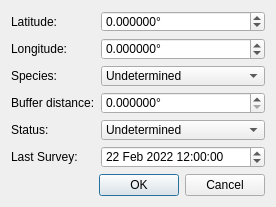
<?xml version="1.0" encoding="UTF-8"?>
<ui version="4.0">
 <class>NewRaptorDialogBase</class>
 <widget class="QDialog" name="NewRaptorDialogBase">
  <property name="geometry">
   <rect>
    <x>0</x>
    <y>0</y>
    <width>276</width>
    <height>207</height>
   </rect>
  </property>
  <property name="windowTitle">
   <string>Add New Raptor</string>
  </property>
  <layout class="QVBoxLayout" name="verticalLayout">
   <item>
    <layout class="QFormLayout" name="formLayout">
     <item row="0" column="0">
      <widget class="QLabel" name="latitudeLabel">
       <property name="text">
        <string>Latitude:</string>
       </property>
      </widget>
     </item>
     <item row="0" column="1">
      <widget class="QgsDoubleSpinBox" name="spb_lat">
       <property name="minimumSize">
        <size>
         <width>120</width>
         <height>20</height>
        </size>
       </property>
       <property name="suffix">
        <string>°</string>
       </property>
       <property name="decimals">
        <number>6</number>
       </property>
       <property name="minimum">
        <double>-90.000000000000000</double>
       </property>
       <property name="maximum">
        <double>90.000000000000000</double>
       </property>
       <property name="singleStep">
        <double>0.001000000000000</double>
       </property>
      </widget>
     </item>
     <item row="1" column="0">
      <widget class="QLabel" name="longitudeLabel">
       <property name="text">
        <string>Longitude:</string>
       </property>
      </widget>
     </item>
     <item row="1" column="1">
      <widget class="QgsDoubleSpinBox" name="spb_lon">
       <property name="minimumSize">
        <size>
         <width>120</width>
         <height>20</height>
        </size>
       </property>
       <property name="suffix">
        <string>°</string>
       </property>
       <property name="decimals">
        <number>6</number>
       </property>
       <property name="minimum">
        <double>-180.000000000000000</double>
       </property>
       <property name="maximum">
        <double>180.000000000000000</double>
       </property>
       <property name="singleStep">
        <double>0.001000000000000</double>
       </property>
      </widget>
     </item>
     <item row="2" column="0">
      <widget class="QLabel" name="speciesLabel">
       <property name="text">
        <string>Species:</string>
       </property>
      </widget>
     </item>
     <item row="2" column="1">
      <widget class="QComboBox" name="cmb_species">
       <property name="minimumSize">
        <size>
         <width>120</width>
         <height>20</height>
        </size>
       </property>
       <item>
        <property name="text">
         <string>Undetermined</string>
        </property>
       </item>
       <item>
        <property name="text">
         <string>Red-tail Hawk</string>
        </property>
       </item>
       <item>
        <property name="text">
         <string>Swainsons Hawk</string>
        </property>
       </item>
       <item>
        <property name="text">
         <string>Northern Harrier</string>
        </property>
       </item>
      </widget>
     </item>
     <item row="3" column="0">
      <widget class="QLabel" name="bufferDistanceLabel">
       <property name="text">
        <string>Buffer distance:</string>
       </property>
      </widget>
     </item>
     <item row="3" column="1">
      <widget class="QgsDoubleSpinBox" name="spb_buffer">
       <property name="minimumSize">
        <size>
         <width>120</width>
         <height>20</height>
        </size>
       </property>
       <property name="suffix">
        <string>°</string>
       </property>
       <property name="decimals">
        <number>6</number>
       </property>
       <property name="maximum">
        <double>0.100000000000000</double>
       </property>
       <property name="singleStep">
        <double>0.001000000000000</double>
       </property>
      </widget>
     </item>
     <item row="4" column="0">
      <widget class="QLabel" name="statusLabel">
       <property name="text">
        <string>Status:</string>
       </property>
      </widget>
     </item>
     <item row="4" column="1">
      <widget class="QComboBox" name="cmb_status">
       <property name="minimumSize">
        <size>
         <width>120</width>
         <height>20</height>
        </size>
       </property>
       <item>
        <property name="text">
         <string>Undetermined</string>
        </property>
       </item>
       <item>
        <property name="text">
         <string>Active Nest</string>
        </property>
       </item>
       <item>
        <property name="text">
         <string>Inactive Nest</string>
        </property>
       </item>
       <item>
        <property name="text">
         <string>Fledged Nest</string>
        </property>
       </item>
      </widget>
     </item>
     <item row="5" column="0">
      <widget class="QLabel" name="lastSurveyLabel">
       <property name="text">
        <string>Last Survey:</string>
       </property>
      </widget>
     </item>
     <item row="5" column="1">
      <widget class="QgsDateTimeEdit" name="dte_last">
       <property name="minimumSize">
        <size>
         <width>140</width>
         <height>20</height>
        </size>
       </property>
       <property name="date">
        <date>
         <year>2022</year>
         <month>2</month>
         <day>22</day>
        </date>
       </property>
       <property name="time">
        <time>
         <hour>12</hour>
         <minute>0</minute>
         <second>0</second>
        </time>
       </property>
      </widget>
     </item>
    </layout>
   </item>
   <item>
    <widget class="QDialogButtonBox" name="button_box">
     <property name="orientation">
      <enum>Qt::Horizontal</enum>
     </property>
     <property name="standardButtons">
      <set>QDialogButtonBox::Cancel|QDialogButtonBox::Ok</set>
     </property>
    </widget>
   </item>
  </layout>
 </widget>
 <customwidgets>
  <customwidget>
   <class>QgsDateTimeEdit</class>
   <extends>QDateTimeEdit</extends>
   <header>qgsdatetimeedit.h</header>
  </customwidget>
  <customwidget>
   <class>QgsDoubleSpinBox</class>
   <extends>QDoubleSpinBox</extends>
   <header>qgsdoublespinbox.h</header>
  </customwidget>
 </customwidgets>
 <resources/>
 <connections>
  <connection>
   <sender>button_box</sender>
   <signal>accepted()</signal>
   <receiver>NewRaptorDialogBase</receiver>
   <slot>accept()</slot>
   <hints>
    <hint type="sourcelabel">
     <x>20</x>
     <y>20</y>
    </hint>
    <hint type="destinationlabel">
     <x>20</x>
     <y>20</y>
    </hint>
   </hints>
  </connection>
  <connection>
   <sender>button_box</sender>
   <signal>rejected()</signal>
   <receiver>NewRaptorDialogBase</receiver>
   <slot>reject()</slot>
   <hints>
    <hint type="sourcelabel">
     <x>20</x>
     <y>20</y>
    </hint>
    <hint type="destinationlabel">
     <x>20</x>
     <y>20</y>
    </hint>
   </hints>
  </connection>
 </connections>
</ui>
